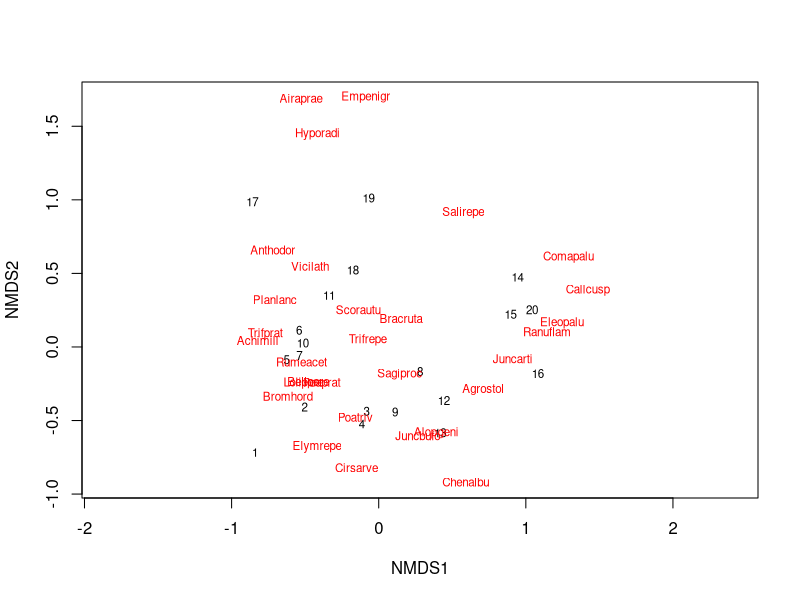
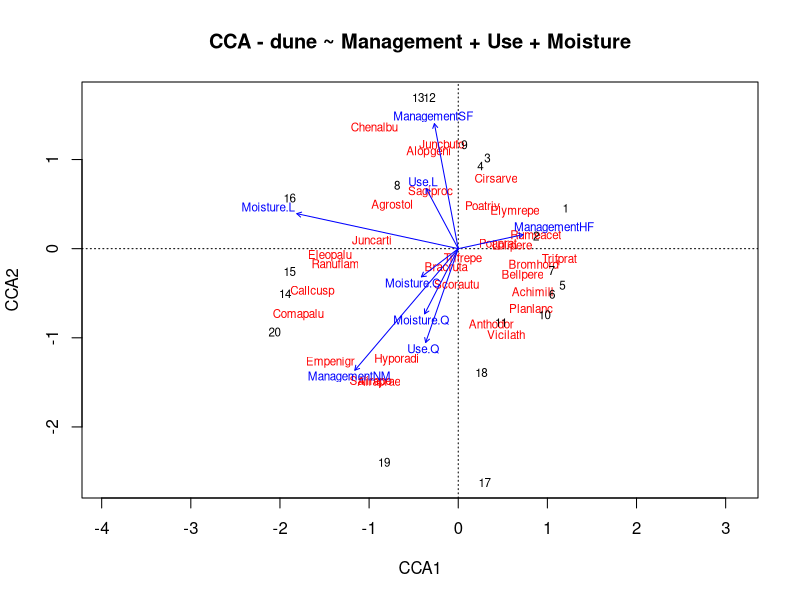
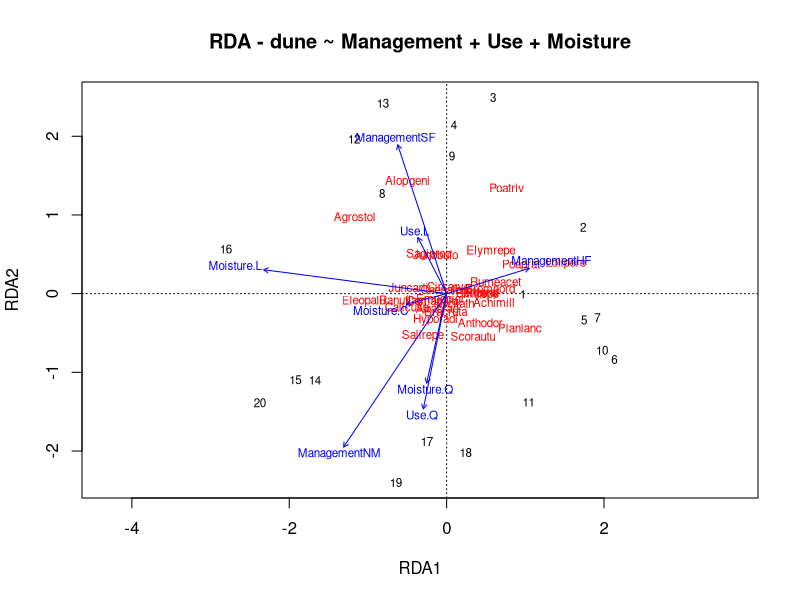
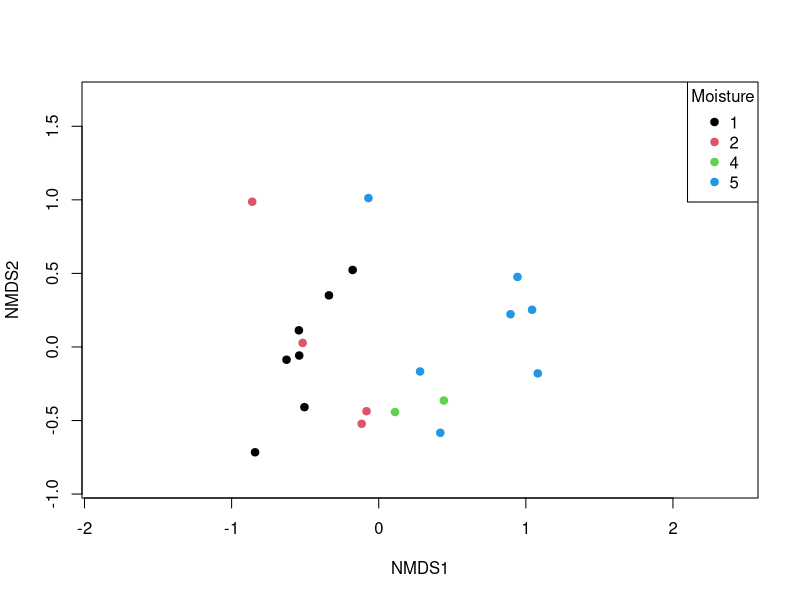

The R script that drew these images, in order:
## 1. Chargement des packages et des donnees
library(vegan)

data(dune)
data(dune.env)

## 2. NMDS (ordination non contrainte)
set.seed(123)
nmds <- metaMDS(dune, distance = "bray", k = 2, trymax = 100)
plot(nmds, type = "t")

## 3. DCA - choix entre reponse unimodale (CCA) ou lineaire (RDA)
dca_mod <- decorana(dune)
dca_mod
	#Axis lengths         3.70 (deux méthodes se valent)

## 4. CCA (reponse unimodale)
cca_mod <- cca(dune ~ Management + Use + Moisture, data = dune.env)
summary(cca_mod)
plot(cca_mod, display = c("sites", "species", "bp"),
     main = "CCA - dune ~ Management + Use + Moisture")
anova(cca_mod)
anova(cca_mod, by = "term")
anova(cca_mod, by = "axis")
scores(cca_mod, display = "species")

## 5. RDA (reponse lineaire, test de sensibilite)
rda_mod <- rda(dune ~ Management + Use + Moisture, data = dune.env)
summary(rda_mod)
plot(rda_mod, display = c("sites", "species", "bp"),
     main = "RDA - dune ~ Management + Use + Moisture")
anova(rda_mod)
anova(rda_mod, by = "term")
anova(rda_mod, by = "axis")

## 6. PERMANOVA (test global, independant de l'ordination)
perm_mod <- adonis2(dune ~ Management + Use + Moisture,
                     data = dune.env,
                     method = "bray", permutations = 999)
perm_mod

## 7. Visualisation par gradient (Moisture)
ordiplot(nmds, type = "n")
points(nmds, display = "sites",
       col = as.numeric(dune.env$Moisture),
       pch = 19)
legend("topright", legend = levels(dune.env$Moisture),
       col = 1:length(levels(dune.env$Moisture)), pch = 19,
       title = "Moisture")
